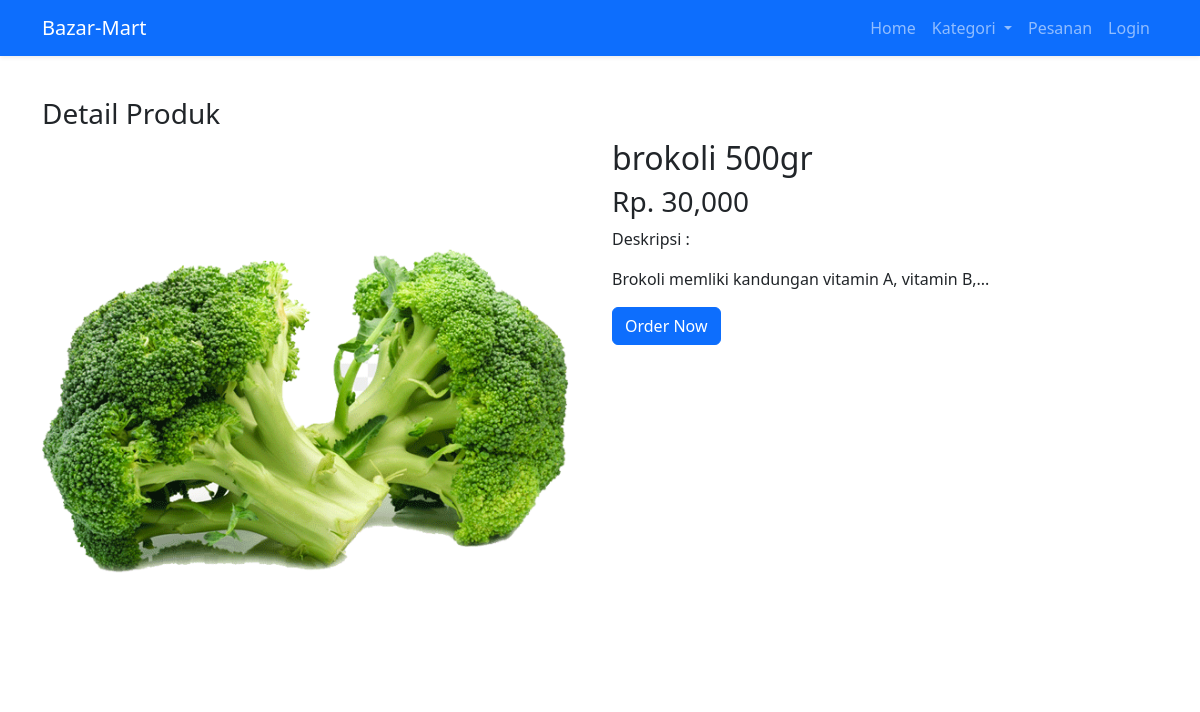
/produk/detail/17, run on the app's committed database.
### tables this page shows
CREATE TABLE `product` (
  `id_product` int(11) NOT NULL,
  `name` varchar(64) NOT NULL,
  `price` varchar(11) NOT NULL,
  `description` text NOT NULL,
  `image` varchar(32) NOT NULL,
  `status` int(11) NOT NULL,
  `created_at` timestamp NOT NULL DEFAULT current_timestamp(),
  `id_category` int(11) NOT NULL
);

### application/controllers/Produk.php (called while the page is built, shortened)
<?php
class Produk extends CI_Controller
{
	public function __construct()
	{
		$this->load->model('Product_model', 'product');
	}
	public function detail($id = null)
	{
		$data['product'] = $this->db->get_where('product', ['id_product' => $id])->row_array();
		$data['category'] = $this->db->get('category')->result_array();
		$data['title'] = 'Detail Produk';
		$this->load->view('template/customer/head', $data);
		$this->load->view('produk/detail', $data);
		$this->load->view('template/customer/footer');
	}
}

### index.php (called while the page is built, shortened)
<?php
require_once BASEPATH.'core/CodeIgniter.php';

### application/views/produk/detail.php (the view, shortened to what this page needs)
<div class="section">
    <div class="container">
        <h3>Detail Produk</h3>
        <div class="row">
            <div class="col">
                <img src="<?= base_url('assets/images/produk/' . $product["image"]) ?>" width="100%">
            </div>
            <div class="col">
                <h2><?php echo $product["name"] ?></h>
                    <h3>Rp. <?php echo number_format($product["price"]) ?></h3>
                    <p>Deskripsi :<br>
                        <?php echo $product["description"] ?>
                    </p>
                    <button type="button" class="btn btn-primary" data-bs-toggle="modal" data-bs-target="#exampleModal">
                        Order Now
                    </button>
            </div>
        </div>
    </div>
</div>
</body>
</html>

### assets/css/style.css (style rules this page uses)
.container { width: 80%; margin:0 auto; }
.container:after { content: ''; display: block; clear: both; }
.section { padding:25px 0; }

### data on the page
product: image (picture), name "brokoli 500gr", price "30,000", description "Brokoli memliki kandungan vitamin A, vitamin B,..."
